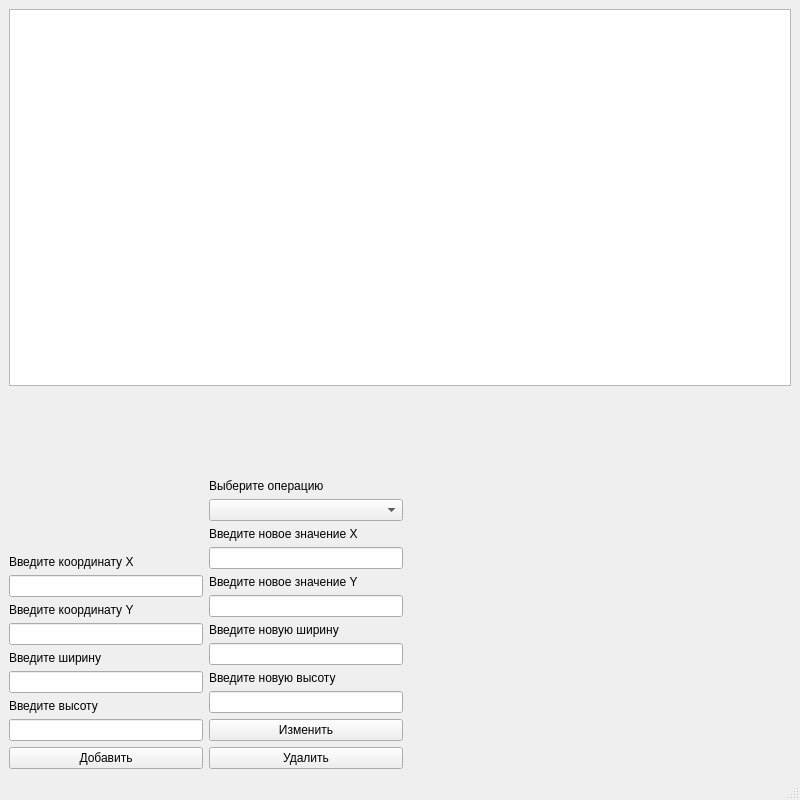
<?xml version="1.0" encoding="UTF-8"?>
<ui version="4.0">
 <class>MainWindow</class>
 <widget class="QMainWindow" name="MainWindow">
  <property name="geometry">
   <rect>
    <x>0</x>
    <y>0</y>
    <width>800</width>
    <height>800</height>
   </rect>
  </property>
  <property name="windowTitle">
   <string>Разработка циклограмма</string>
  </property>
  <property name="windowIcon">
   <iconset theme="12.png">
    <normaloff>.</normaloff>.</iconset>
  </property>
  <widget class="QWidget" name="centralwidget">
   <layout class="QVBoxLayout" name="verticalLayout_3">
    <item>
     <widget class="QGraphicsView" name="graphicsView">
      <property name="minimumSize">
       <size>
        <width>0</width>
        <height>0</height>
       </size>
      </property>
      <property name="maximumSize">
       <size>
        <width>16777215</width>
        <height>16777215</height>
       </size>
      </property>
     </widget>
    </item>
    <item>
     <layout class="QHBoxLayout" name="horizontalLayout">
      <item>
       <layout class="QVBoxLayout" name="verticalLayout">
        <item>
         <spacer name="verticalSpacer">
          <property name="orientation">
           <enum>Qt::Vertical</enum>
          </property>
          <property name="sizeHint" stdset="0">
           <size>
            <width>20</width>
            <height>40</height>
           </size>
          </property>
         </spacer>
        </item>
        <item>
         <widget class="QLabel" name="label">
          <property name="text">
           <string>Введите координату Х</string>
          </property>
         </widget>
        </item>
        <item>
         <widget class="QLineEdit" name="coordX"/>
        </item>
        <item>
         <widget class="QLabel" name="label_2">
          <property name="text">
           <string>Введите координату Y</string>
          </property>
         </widget>
        </item>
        <item>
         <widget class="QLineEdit" name="coordY"/>
        </item>
        <item>
         <widget class="QLabel" name="label_3">
          <property name="text">
           <string>Введите ширину</string>
          </property>
         </widget>
        </item>
        <item>
         <widget class="QLineEdit" name="operationWidth"/>
        </item>
        <item>
         <widget class="QLabel" name="label_8">
          <property name="text">
           <string>Введите высоту</string>
          </property>
         </widget>
        </item>
        <item>
         <widget class="QLineEdit" name="operationHeight"/>
        </item>
        <item>
         <widget class="QPushButton" name="pushButton">
          <property name="text">
           <string>Добавить</string>
          </property>
         </widget>
        </item>
       </layout>
      </item>
      <item>
       <layout class="QVBoxLayout" name="verticalLayout_2">
        <item>
         <spacer name="verticalSpacer_2">
          <property name="orientation">
           <enum>Qt::Vertical</enum>
          </property>
          <property name="sizeHint" stdset="0">
           <size>
            <width>20</width>
            <height>40</height>
           </size>
          </property>
         </spacer>
        </item>
        <item>
         <widget class="QLabel" name="label_4">
          <property name="text">
           <string>Выберите операцию</string>
          </property>
         </widget>
        </item>
        <item>
         <widget class="QComboBox" name="comboBox"/>
        </item>
        <item>
         <widget class="QLabel" name="label_5">
          <property name="text">
           <string>Введите новое значение Х</string>
          </property>
         </widget>
        </item>
        <item>
         <widget class="QLineEdit" name="newCoordX">
          <property name="text">
           <string/>
          </property>
         </widget>
        </item>
        <item>
         <widget class="QLabel" name="label_6">
          <property name="text">
           <string>Введите новое значение Y</string>
          </property>
         </widget>
        </item>
        <item>
         <widget class="QLineEdit" name="newCoordY">
          <property name="text">
           <string/>
          </property>
         </widget>
        </item>
        <item>
         <widget class="QLabel" name="label_7">
          <property name="text">
           <string>Введите новую ширину</string>
          </property>
         </widget>
        </item>
        <item>
         <widget class="QLineEdit" name="newOperationWidth">
          <property name="text">
           <string/>
          </property>
         </widget>
        </item>
        <item>
         <widget class="QLabel" name="label_9">
          <property name="text">
           <string>Введите новую высоту</string>
          </property>
         </widget>
        </item>
        <item>
         <widget class="QLineEdit" name="newOperationHeight"/>
        </item>
        <item>
         <widget class="QPushButton" name="pushButton_2">
          <property name="text">
           <string>Изменить</string>
          </property>
         </widget>
        </item>
        <item>
         <widget class="QPushButton" name="pushButton_3">
          <property name="text">
           <string>Удалить</string>
          </property>
         </widget>
        </item>
       </layout>
      </item>
      <item>
       <spacer name="horizontalSpacer_2">
        <property name="orientation">
         <enum>Qt::Horizontal</enum>
        </property>
        <property name="sizeHint" stdset="0">
         <size>
          <width>40</width>
          <height>20</height>
         </size>
        </property>
       </spacer>
      </item>
      <item>
       <spacer name="horizontalSpacer">
        <property name="orientation">
         <enum>Qt::Horizontal</enum>
        </property>
        <property name="sizeHint" stdset="0">
         <size>
          <width>40</width>
          <height>20</height>
         </size>
        </property>
       </spacer>
      </item>
     </layout>
    </item>
   </layout>
  </widget>
  <widget class="QMenuBar" name="menubar">
   <property name="geometry">
    <rect>
     <x>0</x>
     <y>0</y>
     <width>800</width>
     <height>21</height>
    </rect>
   </property>
  </widget>
  <widget class="QStatusBar" name="statusbar"/>
 </widget>
 <resources/>
 <connections/>
</ui>
